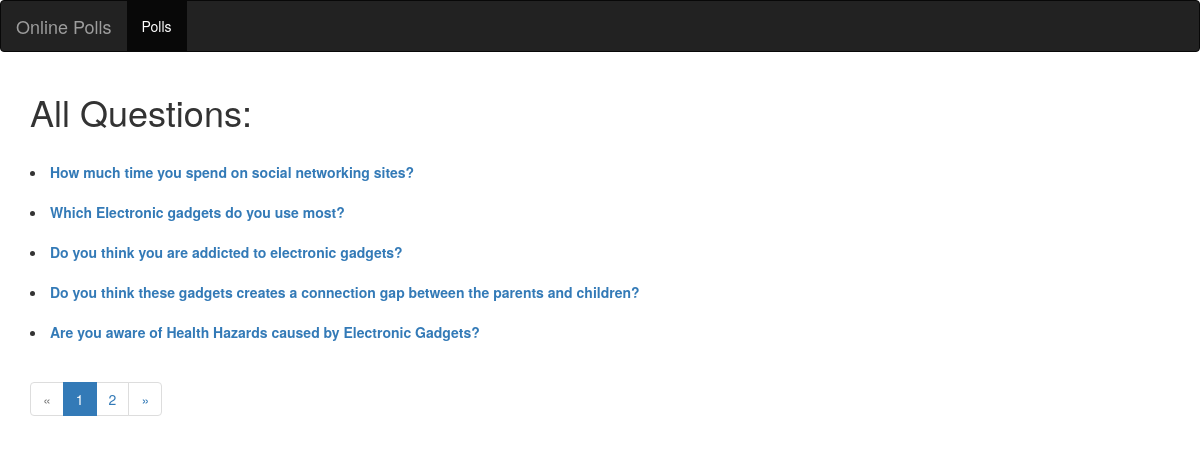
Screenshot of /polls/ with the database file from the repository.
### polls/models.py (models this page shows, shortened)
@python_2_unicode_compatible  #for python 2 support
class Question(models.Model):
	question_text = models.CharField(max_length=200)
	pub_date = models.DateTimeField('Date Published')
	category = models.CharField(max_length=50,null=True)

### polls/views.py (the view)
class IndexView(generic.ListView):
	template_name='polls/index.html'
	context_object_name= 'latest_question_list'
	paginate_by = 5
	def get_queryset(self):
		return Question.objects.filter(pub_date__lte=timezone.now()).order_by('-pub_date')

### polls/templates/polls/index.html (shortened to what this page needs)
<!DOCTYPE html>
<html lang="en">
<head>
    <link rel="stylesheet" href="http://maxcdn.bootstrapcdn.com/bootstrap/3.3.4/css/bootstrap.min.css">
</head>
<body>
    <nav class="navbar navbar-inverse">
        <div class="container-fluid">
            <div class="navbar-header">
                <a href="" class="navbar-brand">Online Polls</a>
            </div>
            <div>
                <ul class="nav navbar-nav">
                    <li class="active"><a href="">Polls</a></li>
                </ul>
            </div>
        </div>
    </nav>
    <div class="container">
{% if latest_question_list %}
        <h1>All Questions: </h1><br/>
        <div class="row" >
		{% for question in latest_question_list %}
            <div class="col-md-12 solid" style="background-color: #FFFFFF margin-top:20px" >
            <li>
            <strong>
            <a href="{% url 'polls:detail' question.id %}">{{ question.question_text }}</a>
            </strong>
            </li><br/>
            </div>
        	{% endfor %}
    </div>
{% else %}
<p>NO polls are available.</p>
{% endif %}
{% if is_paginated %}
  <ul class="pagination">
    {% if page_obj.has_previous %}
      <li><a href="?page={{ page_obj.previous_page_number }}">&laquo;</a></li>
    {% else %}
      <li class="disabled"><span>&laquo;</span></li>
    {% endif %}
    {% for i in paginator.page_range %}
      {% if page_obj.number == i %}
        <li class="active"><span>{{ i }} <span class="sr-only">(current)</span></span></li>
      {% else %}
        <li><a href="?page={{ i }}">{{ i }}</a></li>
      {% endif %}
    {% endfor %}
    {% if page_obj.has_next %}
      <li><a href="?page={{ page_obj.next_page_number }}">&raquo;</a></li>
    {% else %}
      <li class="disabled"><span>&raquo;</span></li>
    {% endif %}
  </ul>
{% endif %}
</body>
</html>

### rows the page displays
Question: question_text "How much time you spend on social networking sites?"
Question: question_text "Which Electronic gadgets do you use most?"
Question: question_text "Do you think you are addicted to electronic gadgets?"
Question: question_text "Do you think these gadgets creates a connection gap between the parents and children?"
Question: question_text "Are you aware of Health Hazards caused by Electronic Gadgets?"

### other values shown
{{ i }} "1"
{{ i }} "2"
